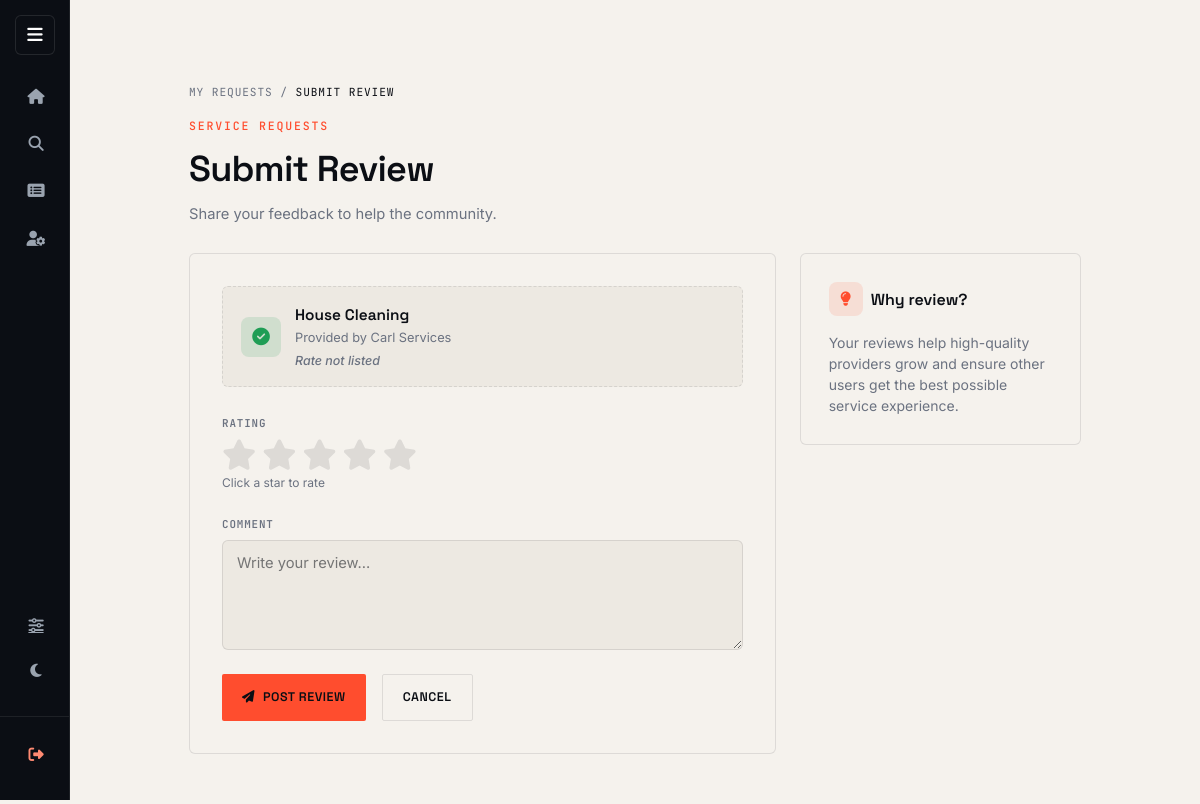
The page /review/3/ (signed in) on the database its author committed.
### Match/models.py (models this page shows, shortened)
class ServiceRequest(models.Model):
    user = models.ForeignKey(
        'User',
        on_delete=models.CASCADE,
        related_name='requests'
    )
    service = models.ForeignKey(
        Service,
        on_delete=models.CASCADE,
        related_name='requests'
    )
    provider = models.ForeignKey(
        ServiceProvider,
        on_delete=models.SET_NULL,
        null=True,
        blank=True,
        related_name='requests'
    )
    latitude = models.DecimalField(max_digits=9, decimal_places=6, null=True, blank=True)
    longitude = models.DecimalField(max_digits=9, decimal_places=6, null=True, blank=True)
    location = models.CharField(max_length=255)  # Where service is needed
    description = models.TextField(blank=True)  # Optional extra details
    status_choices = (
        ('pending', 'Pending'),
        ('accepted', 'Accepted'),
        ('completed', 'Completed'),
        ('rejected', 'Rejected'),
    )
    status = models.CharField(max_length=20, choices=status_choices, default='pending')
    created_at = models.DateTimeField(auto_now_add=True)

class Service(models.Model):
    provider = models.ForeignKey(
        ServiceProvider,
        on_delete=models.CASCADE,
        related_name='services'
    )
    category = models.ForeignKey(ServiceCategory, on_delete=models.CASCADE)
    title = models.CharField(max_length=150)
    description = models.TextField()
    min_price = models.DecimalField(
        max_digits=10,
        decimal_places=2,
        null=True,
        blank=True,
        help_text=(
            "Your starting price for this service, in KES (e.g. 1500). "
            "Shown to customers as 'From KES X'. Leave blank if you haven't "
            "set a rate yet — you'll be reminded on your dashboard."
        ),
    )
    is_verified = models.BooleanField(default=False)  # Admin verification
    is_active = models.BooleanField(default=True)
    created_at = models.DateTimeField(auto_now_add=True)

class ServiceProvider(models.Model):
    user = models.OneToOneField(User, on_delete=models.CASCADE)
    company_name = models.CharField(max_length=255)
    contact_number = models.CharField(max_length=20)
    address = models.TextField()
    website = models.URLField(blank=True, null=True)
    profile_completed = models.BooleanField(default=False)
    is_verified = models.BooleanField(default=False)
    is_active = models.BooleanField(default=True)
    latitude = models.FloatField(blank=True, null=True)
    longitude = models.FloatField(blank=True, null=True)
    VERIFICATION_STATUS_CHOICES = [
        ('pending', 'Pending Review'),
        ('approved', 'Approved'),
        ('needs_changes', 'Needs Changes'),
        ('rejected', 'Rejected'),
    ]
    verification_status = models.CharField(
        max_length=20,
        choices=VERIFICATION_STATUS_CHOICES,
        default='pending',
        help_text="Overall status of this provider's credential review.",
    )
    verification_notes = models.TextField(
        blank=True,
        help_text=(
            "Write what's missing or invalid here (e.g. 'KRA PIN certificate "
            "is blurry, please re-upload'). This text is emailed to the "
            "provider whenever you save a change to it."
        ),
    )
    verification_notes_updated_at = models.DateTimeField(null=True, blank=True)
    created_at = models.DateTimeField(auto_now_add=True, null=True)

### Match/views.py (the view)
# urls.py: path('review/<int:request_id>/', views.submit_review, name='submit_review'),
@login_required
def submit_review(request, request_id):
    service_request = get_object_or_404(ServiceRequest, id=request_id, user=request.user)
    if service_request.status != 'completed':
        messages.error(request, "You can only review completed services.")
        return redirect('user_dashboard')
    if hasattr(service_request, 'review'):
        messages.info(request, "You have already submitted a review for this service.")
        return redirect('user_dashboard')
    if request.method == 'POST':
        form = ReviewForm(request.POST)
        if form.is_valid():
            review = form.save(commit=False)
            review.service_request = service_request
            review.provider = service_request.provider
            review.user = request.user
            review.save()
            messages.success(request, "Thank you for your review!")
            return redirect('user_dashboard')
    else:
        form = ReviewForm()
    return render(request, 'Match/rating.html', {'form': form, 'service_request': service_request})

### Match/forms.py
class ReviewForm(forms.ModelForm):
    rating = forms.IntegerField(min_value=1, max_value=5, widget=forms.NumberInput(attrs={'type':'number'}))
    class Meta:
        model = Review
        fields = ['rating', 'comment']
        widgets = {
            'comment': forms.Textarea(attrs={'rows':3, 'placeholder': 'Write your review...'})
        }

### Match/models.py (called while the page is built)
    @property
    def avatar_url(self):
        if self.avatar:
            try:
                return self.avatar.url
            except Exception:
                pass
        return f"https://ui-avatars.com/api/?name={self.username}&background=1A1F2B&color=FF4D2E"

### Match/templates/Match/rating.html (shortened to what this page needs)
{% extends "Match/user_base.html" %}
{% load static %}
{% block content %}
<div class="page-wrap">
    <div class="breadcrumb-mono">
        <a href="{% url 'my_requests' %}">My Requests</a> / <span style="color: var(--white);">Submit Review</span>
    </div>
    <div class="page-header">
        <span class="premium-eyebrow">Service Requests</span>
        <h2 class="premium-heading">Submit Review</h2>
        <p class="premium-sub">Share your feedback to help the community.</p>
    </div>
    <div class="row g-4">
        <div class="col-lg-8">
            <div class="form-panel">
                <div class="review-provider-badge">
                    <div class="rpb-icon"><i class="fa-solid fa-circle-check"></i></div>
                    <div>
                        <div class="rpb-title">{{ service_request.service.title }}</div>
                        <div class="rpb-sub">Provided by {{ service_request.service.provider.company_name }}</div>
                        {% if service_request.service.min_price %}
                            <div class="rpb-price">From KES {{ service_request.service.min_price|floatformat:0 }}</div>
                        {% else %}
                            <div class="rpb-price is-unset">Rate not listed</div>
                        {% endif %}
                    </div>
                </div>
                <form method="POST">
                    {% for field in form %}
                    <div class="mb-4">
                        <label class="field-label">{{ field.label }}</label>
                        {% if "rating" in field.name|lower %}
                            <div class="star-rating-container">
                                {% for i in "54321" %}
                                <label for="star{{ i }}"><i class="fa-solid fa-star"></i></label>
                                {% endfor %}
                            </div>
                            <div class="field-hint">Click a star to rate</div>
                        {% else %}
                            {{ field }}
                        {% endif %}
                    </div>
                    {% endfor %}
                    <div class="d-flex gap-3 mt-4">
                        <button type="submit" class="premium-btn">
                            <i class="fa-solid fa-paper-plane me-2"></i>Post Review
                        </button>
                        <a href="{% url 'my_requests' %}" class="premium-btn is-outline">Cancel</a>
                    </div>
                </form>
            </div>
        </div>
        <div class="col-lg-4">
            <div class="tip-card">
                <div class="d-flex align-items-center gap-2 mb-3">
                    <div class="tip-icon"><i class="fa-solid fa-lightbulb"></i></div>
                    <h6>Why review?</h6>
                </div>
                <p class="small mb-0">Your reviews help high-quality providers grow and ensure other users get the best possible service experience.</p>
            </div>
        </div>
    </div>
</div>
{% endblock %}

### Match/templates/Match/rating.html (style rules this page uses)
.page-wrap { padding: 44px 44px 60px; max-width: 980px; margin: 0 auto; }
.breadcrumb-mono { font-family: 'JetBrains Mono', monospace; font-size: 0.7rem; letter-spacing: 0.08em; text-transform: uppercase; color: var(--text-muted); margin-bottom: 16px; }
.breadcrumb-mono a { color: var(--text-muted); text-decoration: none; }
.page-header { margin-bottom: 28px; }
.review-provider-badge { display: flex; align-items: center; gap: 14px; background: var(--panel-2); border: 1px dashed var(--panel-line); border-radius: 6px; padding: 16px 18px; margin-bottom: 28px; }
.review-provider-badge .rpb-icon { width: 40px; height: 40px; border-radius: 8px; flex-shrink: 0; background: rgba(31,157,85,0.14); color: var(--live); display: flex; align-items: center; justify-content: center; font-size: 1.1rem; }
.review-provider-badge .rpb-title { font-family: 'Space Grotesk', sans-serif; font-weight: 600; color: var(--white); font-size: 0.96rem; }
.review-provider-badge .rpb-sub { color: var(--text-muted); font-size: 0.8rem; margin-top: 2px; }
.review-provider-badge .rpb-price { font-size: 0.78rem; font-weight: 600; color: #E0A63C; margin-top: 4px; }
.review-provider-badge .rpb-price.is-unset { color: var(--text-muted); font-weight: 500; font-style: italic; }
.form-panel { background: var(--panel); border: 1px solid var(--panel-line); border-radius: 6px; padding: 32px; }
.field-label { font-family: 'JetBrains Mono', monospace; font-size: 0.68rem; font-weight: 600; letter-spacing: 0.08em; text-transform: uppercase; color: var(--text-muted); margin-bottom: 8px; display: block; }
.field-hint { color: var(--text-muted); font-size: 0.75rem; margin-top: 4px; }
input, select, textarea { display: block; width: 100%; padding: 11px 14px; font-size: 0.92rem; color: var(--white); background: var(--panel-2); border: 1px solid var(--panel-line); border-radius: 6px; font-family: 'Inter', sans-serif; transition: border-color .15s ease, box-shadow .15s ease; }
textarea { min-height: 110px; resize: vertical; }
.star-rating-container { display: flex; flex-direction: row-reverse; justify-content: flex-end; gap: 6px; }
.star-rating-container label { font-size: 1.9rem; color: var(--panel-line); cursor: pointer; transition: transform 0.15s ease, color 0.15s ease; line-height: 1; }
.tip-card { background: var(--panel); border: 1px solid var(--panel-line); border-radius: 6px; padding: 28px; }
.tip-icon { width: 34px; height: 34px; border-radius: 8px; display: flex; align-items: center; justify-content: center; background: rgba(255,77,46,0.12); color: var(--signal); font-size: 0.9rem; flex-shrink: 0; }
.tip-card h6 { font-family: 'Space Grotesk', sans-serif; color: var(--white); font-weight: 600; margin: 0; }
.tip-card p { color: var(--text-muted); }

### rows shown on the page
ServiceRequest: service "House Cleaning", service.provider.company_name "Carl Services"

### other values the page prints
{{ field.label }} "RATING" "COMMENT"
